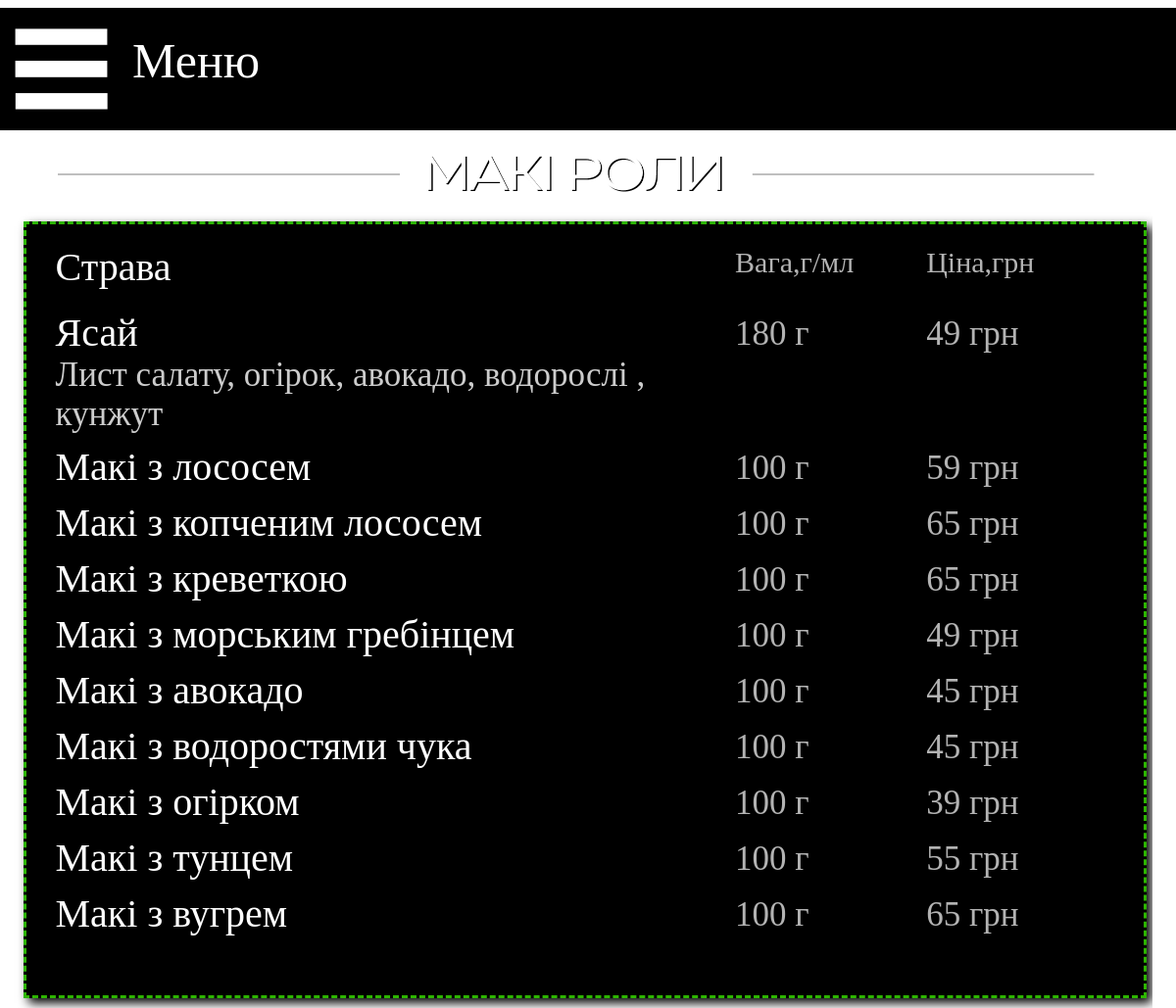
/maki_rolls, run on the app's committed database.
### main/models.py (models this page shows, shortened)
class Menu_maki(models.Model):
    name = models.CharField('Название', max_length=40)
    weight = models.CharField('Вес', max_length=10)
    spec = models.CharField('Состав', max_length=100, blank=True)
    price = models.CharField('Цена', max_length=10)
    image = models.ImageField(upload_to="sushi", default='sushi/empty.png')
    class Meta:
        verbose_name = 'Маки'
        verbose_name_plural = 'Маки'

### main/views.py (the view)
# urls.py: path('maki_rolls', views.sushi_maki, name='maki'),
def sushi_maki(request):
    dish = Menu_maki.objects.all()
    n1 = sushi_news.objects.all()
    return render(request, 'main/sushi_Maki.html', {'Menu': dish, 'news': n1})

### main/templates/main/sushi_Maki.html (shortened to what this page needs)
{% extends 'main/base_sushi.html' %}
{% load static %}
{% block content_top %}
<div class="content_top">
    <img src="{% static 'img/content_top/maki.png' %}" width="100%" height="100%">
</div>
{% endblock %}
{% block content2 %}
<div class="menu_list">
    <div class="menu_list_in">
        <div style="width: 100%; float: left">
            <div class="menu_list_head_name">Страва</div>
            <div class="menu_list_head_price">Цiна,грн</div>
            <div class="menu_list_head_weight">Вага,г/мл</div>
        </div>
        {% for el in Menu %}
        <div style="width: 100%; float: left">
            <div class="menu_list_name">{{el.name}}</div>
            <div class="menu_list_price">{{el.price}}</div>
            <div class="menu_list_weight">{{el.weight}}</div>
            <div class="menu_list_spec">{{el.spec}}</div>
        </div>
        {% endfor %}
    </div>
</div>
{% endblock %}

### main/static/css/style1.css (style rules this page uses)
.body { background-image: url(storage/back1_1.png); background-size: 100%; margin-right: auto; margin-left: auto; }
.menu_list { float: left; width: 97%; height: auto; background-color: black; border: 3px dashed #2db500; box-shadow: 5px 5px 10px black; }
.menu_list_in { float: left; width: 95%; height: auto; margin-left: 30px; margin-top: 20px; margin-right: 20px; margin-bottom: 60px; }
.menu_list_head_name { width: 76%; float: left; font-family: Eastman; color: white; font-size: 20px; margin-bottom: 10px; }
.menu_list_head_weight { margin-top: 2px; width: 12%; float: right; font-family: Eastman; color: white; font-size: 15px; opacity: 70%; margin-bottom: 10px; }
.menu_list_head_price { margin-top: 2px; width: 12%; float: right; font-family: Eastman; color: white; font-size: 15px; opacity: 70%; margin-bottom: 10px; }
.menu_list_name { width: 76%; float: left; font-family: Eastman; color: white; font-size: 20px; margin-top: 10px; }
.menu_list_spec { width: 76%; float: left; font-family: Eastman; color: white; font-size: 15px; opacity: 80%; }
.menu_list_weight { width: 12%; float: right; font-family: Eastman; color: white; font-size: 15px; opacity: 70%; margin-top: 15px; }
.menu_list_price { width: 12%; float: right; font-family: Eastman; color: white; font-size: 15px; opacity: 70%; margin-top: 15px; }
.content_top { margin-left: 5%; margin-top: 0.75%; width: 90%; height: 13.5%; }

### main/static/css/adaptive.css (style rules this page uses)
@media only screen and (max-width: 1200px) { .body { background-image: url(storage/back_sushi.png); } }
@media only screen and (max-width: 1200px) { .content_top { margin-top: 100px; height: 100px; } }
@media only screen and (max-width: 1200px) { .menu_list_head_name { font-size: 40px; width: 50%; } }
@media only screen and (max-width: 1200px) { .menu_list_head_weight { font-size: 30px; width: 18%; } }
@media only screen and (max-width: 1200px) { .menu_list_head_price { font-size: 30px; width: 18%; } }
@media only screen and (max-width: 1200px) { .menu_list_name { font-size: 40px; width: 60%; } }
@media only screen and (max-width: 1200px) { .menu_list_spec { font-size: 35px; width: 60%; } }
@media only screen and (max-width: 1200px) { .menu_list_weight { font-size: 35px; width: 18%; } }
@media only screen and (max-width: 1200px) { .menu_list_price { font-size: 35px; width: 18%; } }

### data on the page
Menu_maki: name "Ясай", price "49 грн", weight "180 г", spec "Лист салату, огірок, авокадо, водорослі , кунжут"
Menu_maki: name "Макi з лососем", price "59 грн", weight "100 г"
Menu_maki: name "Макi з копченим лососем", price "65 грн", weight "100 г"
Menu_maki: name "Макi з креветкою", price "65 грн", weight "100 г"
Menu_maki: name "Макi з морським гребiнцем", price "49 грн", weight "100 г"
Menu_maki: name "Макi з авокадо", price "45 грн", weight "100 г"
Menu_maki: name "Макi з водоростями чука", price "45 грн", weight "100 г"
Menu_maki: name "Макi з огiрком", price "39 грн", weight "100 г"
Menu_maki: name "Макi з тунцем", price "55 грн", weight "100 г"
Menu_maki: name "Макi з вугрем", price "65 грн", weight "100 г"
